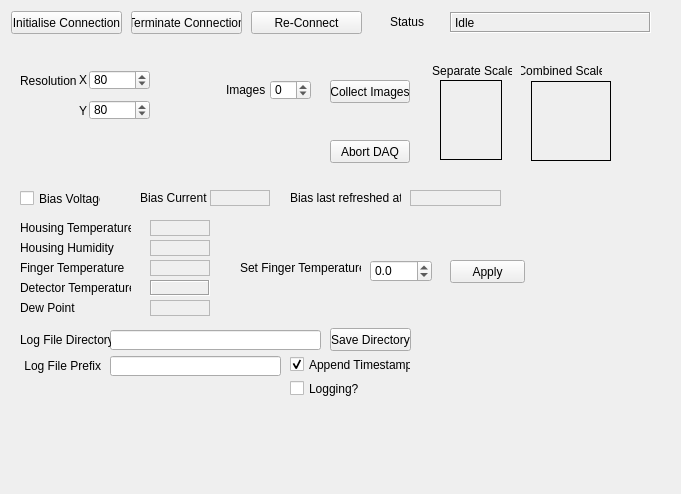
<?xml version="1.0" encoding="UTF-8"?>
<ui version="4.0">
 <class>DetectorControlForm</class>
 <widget class="QWidget" name="DetectorControlForm">
  <property name="geometry">
   <rect>
    <x>0</x>
    <y>0</y>
    <width>681</width>
    <height>494</height>
   </rect>
  </property>
  <property name="windowTitle">
   <string>Form</string>
  </property>
  <widget class="QLabel" name="imageLabel">
   <property name="geometry">
    <rect>
     <x>531</x>
     <y>81</y>
     <width>80</width>
     <height>80</height>
    </rect>
   </property>
   <property name="frameShape">
    <enum>QFrame::Box</enum>
   </property>
   <property name="frameShadow">
    <enum>QFrame::Plain</enum>
   </property>
   <property name="text">
    <string/>
   </property>
  </widget>
  <widget class="QPushButton" name="initialiseConnection">
   <property name="geometry">
    <rect>
     <x>11</x>
     <y>11</y>
     <width>111</width>
     <height>23</height>
    </rect>
   </property>
   <property name="text">
    <string>Initialise Connection</string>
   </property>
  </widget>
  <widget class="QPushButton" name="abortDAQ">
   <property name="geometry">
    <rect>
     <x>330</x>
     <y>140</y>
     <width>80</width>
     <height>23</height>
    </rect>
   </property>
   <property name="autoFillBackground">
    <bool>false</bool>
   </property>
   <property name="text">
    <string>Abort DAQ</string>
   </property>
  </widget>
  <widget class="QLabel" name="image2Label">
   <property name="geometry">
    <rect>
     <x>461</x>
     <y>81</y>
     <width>20</width>
     <height>79</height>
    </rect>
   </property>
   <property name="frameShape">
    <enum>QFrame::NoFrame</enum>
   </property>
   <property name="text">
    <string/>
   </property>
  </widget>
  <widget class="QLabel" name="image3Label">
   <property name="geometry">
    <rect>
     <x>481</x>
     <y>81</y>
     <width>20</width>
     <height>79</height>
    </rect>
   </property>
   <property name="frameShape">
    <enum>QFrame::NoFrame</enum>
   </property>
   <property name="text">
    <string/>
   </property>
  </widget>
  <widget class="QLabel" name="detectorTemperature">
   <property name="geometry">
    <rect>
     <x>150</x>
     <y>280</y>
     <width>60</width>
     <height>16</height>
    </rect>
   </property>
   <property name="frameShape">
    <enum>QFrame::Box</enum>
   </property>
   <property name="frameShadow">
    <enum>QFrame::Sunken</enum>
   </property>
   <property name="text">
    <string/>
   </property>
  </widget>
  <widget class="QLabel" name="state">
   <property name="geometry">
    <rect>
     <x>450</x>
     <y>12</y>
     <width>201</width>
     <height>21</height>
    </rect>
   </property>
   <property name="frameShape">
    <enum>QFrame::Box</enum>
   </property>
   <property name="frameShadow">
    <enum>QFrame::Sunken</enum>
   </property>
   <property name="text">
    <string>Idle</string>
   </property>
  </widget>
  <widget class="Line" name="line">
   <property name="geometry">
    <rect>
     <x>441</x>
     <y>80</y>
     <width>61</width>
     <height>1</height>
    </rect>
   </property>
   <property name="frameShadow">
    <enum>QFrame::Plain</enum>
   </property>
   <property name="orientation">
    <enum>Qt::Horizontal</enum>
   </property>
  </widget>
  <widget class="QLabel" name="imageLabel2">
   <property name="geometry">
    <rect>
     <x>521</x>
     <y>61</y>
     <width>81</width>
     <height>20</height>
    </rect>
   </property>
   <property name="layoutDirection">
    <enum>Qt::LeftToRight</enum>
   </property>
   <property name="text">
    <string>Combined Scale</string>
   </property>
   <property name="alignment">
    <set>Qt::AlignCenter</set>
   </property>
  </widget>
  <widget class="QLabel" name="imageCountLabel">
   <property name="geometry">
    <rect>
     <x>226</x>
     <y>80</y>
     <width>40</width>
     <height>20</height>
    </rect>
   </property>
   <property name="text">
    <string>Images</string>
   </property>
  </widget>
  <widget class="QSpinBox" name="imageCount">
   <property name="geometry">
    <rect>
     <x>270</x>
     <y>80</y>
     <width>41</width>
     <height>20</height>
    </rect>
   </property>
   <property name="minimum">
    <number>-1</number>
   </property>
   <property name="maximum">
    <number>999</number>
   </property>
  </widget>
  <widget class="QLabel" name="imageLabel1">
   <property name="geometry">
    <rect>
     <x>431</x>
     <y>61</y>
     <width>81</width>
     <height>20</height>
    </rect>
   </property>
   <property name="layoutDirection">
    <enum>Qt::LeftToRight</enum>
   </property>
   <property name="text">
    <string> Separate Scale</string>
   </property>
   <property name="alignment">
    <set>Qt::AlignCenter</set>
   </property>
  </widget>
  <widget class="Line" name="line_2">
   <property name="geometry">
    <rect>
     <x>441</x>
     <y>159</y>
     <width>61</width>
     <height>1</height>
    </rect>
   </property>
   <property name="frameShadow">
    <enum>QFrame::Plain</enum>
   </property>
   <property name="orientation">
    <enum>Qt::Horizontal</enum>
   </property>
  </widget>
  <widget class="Line" name="line_6">
   <property name="geometry">
    <rect>
     <x>501</x>
     <y>80</y>
     <width>1</width>
     <height>80</height>
    </rect>
   </property>
   <property name="frameShadow">
    <enum>QFrame::Plain</enum>
   </property>
   <property name="orientation">
    <enum>Qt::Vertical</enum>
   </property>
  </widget>
  <widget class="QPushButton" name="collectImages">
   <property name="geometry">
    <rect>
     <x>330</x>
     <y>80</y>
     <width>80</width>
     <height>23</height>
    </rect>
   </property>
   <property name="text">
    <string>Collect Images</string>
   </property>
  </widget>
  <widget class="QLabel" name="image1Label">
   <property name="geometry">
    <rect>
     <x>441</x>
     <y>81</y>
     <width>20</width>
     <height>79</height>
    </rect>
   </property>
   <property name="frameShape">
    <enum>QFrame::NoFrame</enum>
   </property>
   <property name="text">
    <string/>
   </property>
  </widget>
  <widget class="QPushButton" name="terminateConnection">
   <property name="geometry">
    <rect>
     <x>131</x>
     <y>11</y>
     <width>111</width>
     <height>23</height>
    </rect>
   </property>
   <property name="text">
    <string>Terminate Connection</string>
   </property>
  </widget>
  <widget class="QPushButton" name="reconnect">
   <property name="geometry">
    <rect>
     <x>251</x>
     <y>11</y>
     <width>111</width>
     <height>23</height>
    </rect>
   </property>
   <property name="text">
    <string>Re-Connect</string>
   </property>
  </widget>
  <widget class="Line" name="line_3">
   <property name="geometry">
    <rect>
     <x>440</x>
     <y>80</y>
     <width>1</width>
     <height>80</height>
    </rect>
   </property>
   <property name="frameShadow">
    <enum>QFrame::Plain</enum>
   </property>
   <property name="orientation">
    <enum>Qt::Vertical</enum>
   </property>
  </widget>
  <widget class="QLabel" name="housingTemperatureLabel">
   <property name="geometry">
    <rect>
     <x>20</x>
     <y>220</y>
     <width>111</width>
     <height>16</height>
    </rect>
   </property>
   <property name="text">
    <string>Housing Temperature</string>
   </property>
  </widget>
  <widget class="QLabel" name="housingTemperature">
   <property name="geometry">
    <rect>
     <x>150</x>
     <y>220</y>
     <width>60</width>
     <height>16</height>
    </rect>
   </property>
   <property name="frameShape">
    <enum>QFrame::StyledPanel</enum>
   </property>
   <property name="text">
    <string/>
   </property>
   <property name="margin">
    <number>1</number>
   </property>
  </widget>
  <widget class="QLabel" name="housingHumidityLabel">
   <property name="geometry">
    <rect>
     <x>20</x>
     <y>240</y>
     <width>111</width>
     <height>16</height>
    </rect>
   </property>
   <property name="text">
    <string>Housing Humidity</string>
   </property>
  </widget>
  <widget class="QLabel" name="housingHumidity">
   <property name="geometry">
    <rect>
     <x>150</x>
     <y>240</y>
     <width>60</width>
     <height>16</height>
    </rect>
   </property>
   <property name="frameShape">
    <enum>QFrame::StyledPanel</enum>
   </property>
   <property name="text">
    <string/>
   </property>
   <property name="margin">
    <number>1</number>
   </property>
  </widget>
  <widget class="QLabel" name="fingerTemperatureLabel">
   <property name="geometry">
    <rect>
     <x>20</x>
     <y>260</y>
     <width>111</width>
     <height>16</height>
    </rect>
   </property>
   <property name="text">
    <string>Finger Temperature</string>
   </property>
  </widget>
  <widget class="QLabel" name="fingerTemperature">
   <property name="geometry">
    <rect>
     <x>150</x>
     <y>260</y>
     <width>60</width>
     <height>16</height>
    </rect>
   </property>
   <property name="frameShape">
    <enum>QFrame::StyledPanel</enum>
   </property>
   <property name="text">
    <string/>
   </property>
   <property name="margin">
    <number>1</number>
   </property>
  </widget>
  <widget class="QLabel" name="dewPointLabel">
   <property name="geometry">
    <rect>
     <x>20</x>
     <y>300</y>
     <width>111</width>
     <height>16</height>
    </rect>
   </property>
   <property name="text">
    <string>Dew Point</string>
   </property>
  </widget>
  <widget class="QLabel" name="dewPoint">
   <property name="geometry">
    <rect>
     <x>150</x>
     <y>300</y>
     <width>60</width>
     <height>16</height>
    </rect>
   </property>
   <property name="frameShape">
    <enum>QFrame::StyledPanel</enum>
   </property>
   <property name="text">
    <string/>
   </property>
   <property name="margin">
    <number>1</number>
   </property>
  </widget>
  <widget class="QLabel" name="fingerTemperatureLabel_2">
   <property name="geometry">
    <rect>
     <x>20</x>
     <y>280</y>
     <width>111</width>
     <height>16</height>
    </rect>
   </property>
   <property name="text">
    <string>Detector Temperature</string>
   </property>
  </widget>
  <widget class="QLabel" name="dewPointLabel_2">
   <property name="geometry">
    <rect>
     <x>390</x>
     <y>12</y>
     <width>41</width>
     <height>20</height>
    </rect>
   </property>
   <property name="text">
    <string>Status</string>
   </property>
  </widget>
  <widget class="QLabel" name="setFingerTemperatureLabel">
   <property name="geometry">
    <rect>
     <x>240</x>
     <y>260</y>
     <width>121</width>
     <height>16</height>
    </rect>
   </property>
   <property name="text">
    <string>Set Finger Temperature</string>
   </property>
  </widget>
  <widget class="QCheckBox" name="logFileTimestamp">
   <property name="geometry">
    <rect>
     <x>290</x>
     <y>356</y>
     <width>121</width>
     <height>17</height>
    </rect>
   </property>
   <property name="text">
    <string>Append Timestamp?</string>
   </property>
   <property name="checked">
    <bool>true</bool>
   </property>
  </widget>
  <widget class="QPushButton" name="logFileDirectoryButton">
   <property name="geometry">
    <rect>
     <x>330</x>
     <y>328</y>
     <width>81</width>
     <height>23</height>
    </rect>
   </property>
   <property name="text">
    <string>Save Directory</string>
   </property>
  </widget>
  <widget class="QLabel" name="logFilePrefixLabel">
   <property name="geometry">
    <rect>
     <x>20</x>
     <y>356</y>
     <width>81</width>
     <height>20</height>
    </rect>
   </property>
   <property name="layoutDirection">
    <enum>Qt::LeftToRight</enum>
   </property>
   <property name="text">
    <string>Log File Prefix</string>
   </property>
   <property name="alignment">
    <set>Qt::AlignRight|Qt::AlignTrailing|Qt::AlignVCenter</set>
   </property>
  </widget>
  <widget class="QLineEdit" name="logFilePrefix">
   <property name="geometry">
    <rect>
     <x>110</x>
     <y>356</y>
     <width>171</width>
     <height>20</height>
    </rect>
   </property>
  </widget>
  <widget class="QLineEdit" name="logFileDirectory">
   <property name="geometry">
    <rect>
     <x>110</x>
     <y>330</y>
     <width>211</width>
     <height>20</height>
    </rect>
   </property>
  </widget>
  <widget class="QLabel" name="logFileDirectoryLabel">
   <property name="geometry">
    <rect>
     <x>20</x>
     <y>330</y>
     <width>91</width>
     <height>20</height>
    </rect>
   </property>
   <property name="layoutDirection">
    <enum>Qt::LeftToRight</enum>
   </property>
   <property name="text">
    <string>Log File Directory</string>
   </property>
   <property name="alignment">
    <set>Qt::AlignLeading|Qt::AlignLeft|Qt::AlignVCenter</set>
   </property>
  </widget>
  <widget class="QLabel" name="biasCurrent">
   <property name="geometry">
    <rect>
     <x>210</x>
     <y>190</y>
     <width>60</width>
     <height>16</height>
    </rect>
   </property>
   <property name="frameShape">
    <enum>QFrame::StyledPanel</enum>
   </property>
   <property name="text">
    <string/>
   </property>
   <property name="margin">
    <number>1</number>
   </property>
  </widget>
  <widget class="QLabel" name="biasLastRefreshedLabel">
   <property name="geometry">
    <rect>
     <x>290</x>
     <y>190</y>
     <width>111</width>
     <height>16</height>
    </rect>
   </property>
   <property name="text">
    <string>Bias last refreshed at</string>
   </property>
  </widget>
  <widget class="QLabel" name="biasCurrentLabel">
   <property name="geometry">
    <rect>
     <x>140</x>
     <y>190</y>
     <width>71</width>
     <height>16</height>
    </rect>
   </property>
   <property name="text">
    <string>Bias Current</string>
   </property>
  </widget>
  <widget class="QLabel" name="biasLastRefreshed">
   <property name="geometry">
    <rect>
     <x>410</x>
     <y>190</y>
     <width>91</width>
     <height>16</height>
    </rect>
   </property>
   <property name="frameShape">
    <enum>QFrame::StyledPanel</enum>
   </property>
   <property name="text">
    <string/>
   </property>
   <property name="margin">
    <number>1</number>
   </property>
  </widget>
  <widget class="QCheckBox" name="biasVoltageButton">
   <property name="geometry">
    <rect>
     <x>20</x>
     <y>190</y>
     <width>81</width>
     <height>17</height>
    </rect>
   </property>
   <property name="text">
    <string>Bias Voltage?</string>
   </property>
   <property name="checked">
    <bool>false</bool>
   </property>
  </widget>
  <widget class="QCheckBox" name="loggingEnabled">
   <property name="geometry">
    <rect>
     <x>290</x>
     <y>380</y>
     <width>121</width>
     <height>17</height>
    </rect>
   </property>
   <property name="text">
    <string>Logging?</string>
   </property>
   <property name="checked">
    <bool>false</bool>
   </property>
  </widget>
  <widget class="QDoubleSpinBox" name="setFingerTemperature">
   <property name="geometry">
    <rect>
     <x>370</x>
     <y>260</y>
     <width>62</width>
     <height>22</height>
    </rect>
   </property>
   <property name="focusPolicy">
    <enum>Qt::WheelFocus</enum>
   </property>
   <property name="decimals">
    <number>1</number>
   </property>
   <property name="minimum">
    <double>-273.100000000000023</double>
   </property>
   <property name="maximum">
    <double>30.000000000000000</double>
   </property>
  </widget>
  <widget class="QPushButton" name="setFingerTemperatureButton">
   <property name="geometry">
    <rect>
     <x>450</x>
     <y>260</y>
     <width>75</width>
     <height>23</height>
    </rect>
   </property>
   <property name="text">
    <string>Apply</string>
   </property>
  </widget>
  <widget class="QSpinBox" name="xResolution">
   <property name="geometry">
    <rect>
     <x>89</x>
     <y>70</y>
     <width>61</width>
     <height>20</height>
    </rect>
   </property>
   <property name="minimum">
    <number>4</number>
   </property>
   <property name="maximum">
    <number>16376</number>
   </property>
   <property name="singleStep">
    <number>4</number>
   </property>
   <property name="value">
    <number>80</number>
   </property>
  </widget>
  <widget class="QLabel" name="dataAcquisitionModeLabel_3">
   <property name="geometry">
    <rect>
     <x>79</x>
     <y>104</y>
     <width>10</width>
     <height>13</height>
    </rect>
   </property>
   <property name="text">
    <string>Y</string>
   </property>
  </widget>
  <widget class="QLabel" name="dataAcquisitionModeLabel_2">
   <property name="geometry">
    <rect>
     <x>79</x>
     <y>70</y>
     <width>10</width>
     <height>20</height>
    </rect>
   </property>
   <property name="text">
    <string>X</string>
   </property>
  </widget>
  <widget class="QSpinBox" name="yResolution">
   <property name="geometry">
    <rect>
     <x>89</x>
     <y>100</y>
     <width>61</width>
     <height>20</height>
    </rect>
   </property>
   <property name="minimum">
    <number>1</number>
   </property>
   <property name="maximum">
    <number>16383</number>
   </property>
   <property name="singleStep">
    <number>1</number>
   </property>
   <property name="value">
    <number>80</number>
   </property>
  </widget>
  <widget class="QLabel" name="dataAcquisitionModeLabel_4">
   <property name="geometry">
    <rect>
     <x>20</x>
     <y>70</y>
     <width>61</width>
     <height>22</height>
    </rect>
   </property>
   <property name="text">
    <string>Resolution</string>
   </property>
  </widget>
 </widget>
 <resources/>
 <connections/>
</ui>
